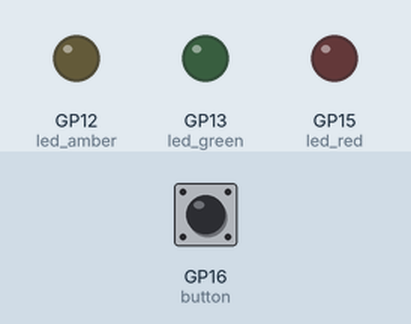
Bench run of a program on a simulated Raspberry Pi Pico running MicroPython. On the bench: output pins drawn as LEDs (lit = HIGH). The inputs (shaded band) are chosen by the test bench; at power-on: GP16 (button) LOW.

Above: at 1.2 s.
1.3 s: GP16 (button) pulled HIGH for 0.15 s
At 1.7 s:
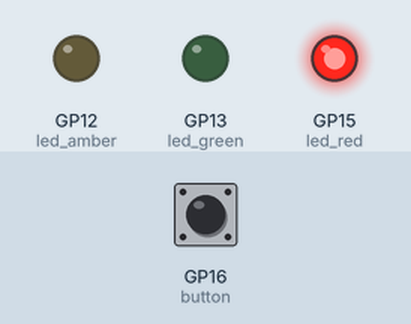
At 6.7 s:
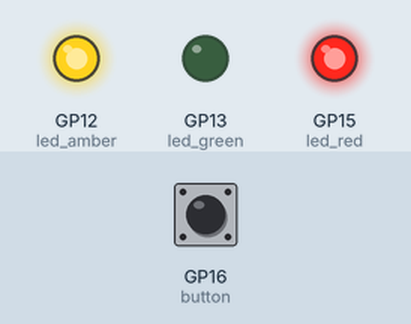
Timing chart, 0 to 18.8 s (numbered marks = the images above; inputs shaded):
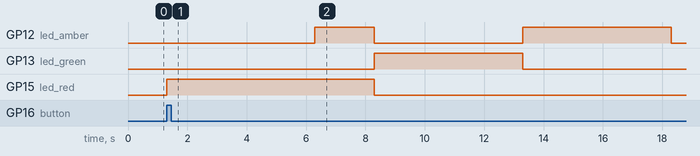

The program:

traffic_lights_button.py
```python
from machine import Pin
import utime

led_red = machine.Pin(15, machine.Pin.OUT)
led_amber = machine.Pin(12, machine.Pin.OUT)
led_green = machine.Pin(13, machine.Pin.OUT)
button = machine.Pin(16, machine.Pin.IN, machine.Pin.PULL_DOWN)

while True:
    if button.value() == 1:
        led_red.value(1)
        utime.sleep(5)
        led_amber.value(1)
        utime.sleep(2)
        led_red.value(0)
        led_amber.value(0)
        led_green.value(1)
        utime.sleep(5)
        led_green.value(0)
        led_amber.value(1)
        utime.sleep(5)
        led_amber.value(0)
```

Measured:
- after the input at 1.3 s, GP12 (led_amber): LOW → HIGH after 5.0 s, → LOW 2.0 s later, → HIGH 5.0 s later, → LOW 5.0 s later; GP13 (led_green): LOW → HIGH after 7.0 s, → LOW 5.0 s later; GP15 (led_red): LOW → HIGH at once, → LOW 7.0 s later
